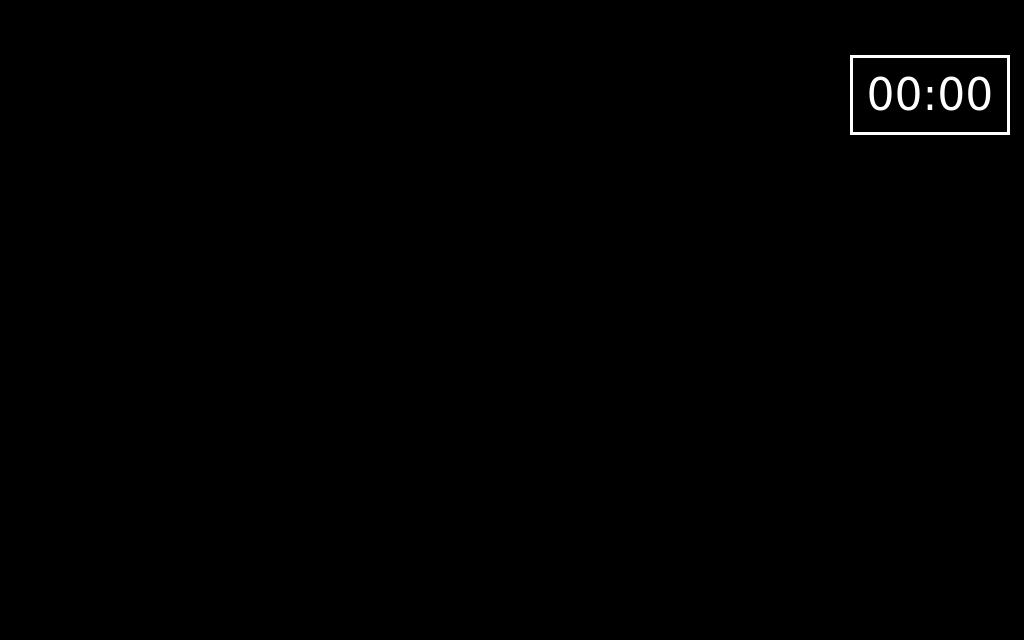
<?xml version="1.0" encoding="UTF-8"?>
<ui version="4.0">
 <class>main_form</class>
 <widget class="QWidget" name="main_form">
  <property name="geometry">
   <rect>
    <x>0</x>
    <y>0</y>
    <width>1024</width>
    <height>640</height>
   </rect>
  </property>
  <property name="windowTitle">
   <string>Form</string>
  </property>
  <property name="styleSheet">
   <string notr="true">background-color: black;</string>
  </property>
  <widget class="QLabel" name="lbl_time">
   <property name="geometry">
    <rect>
     <x>850</x>
     <y>55</y>
     <width>160</width>
     <height>80</height>
    </rect>
   </property>
   <property name="font">
    <font>
     <family>DejaVu Sans</family>
     <pointsize>33</pointsize>
    </font>
   </property>
   <property name="styleSheet">
    <string notr="true">border-style: solid;
border-width: 3px;
border-color: white;
color: white;</string>
   </property>
   <property name="text">
    <string>00:00</string>
   </property>
   <property name="alignment">
    <set>Qt::AlignCenter</set>
   </property>
  </widget>
 </widget>
 <resources/>
 <connections/>
</ui>
